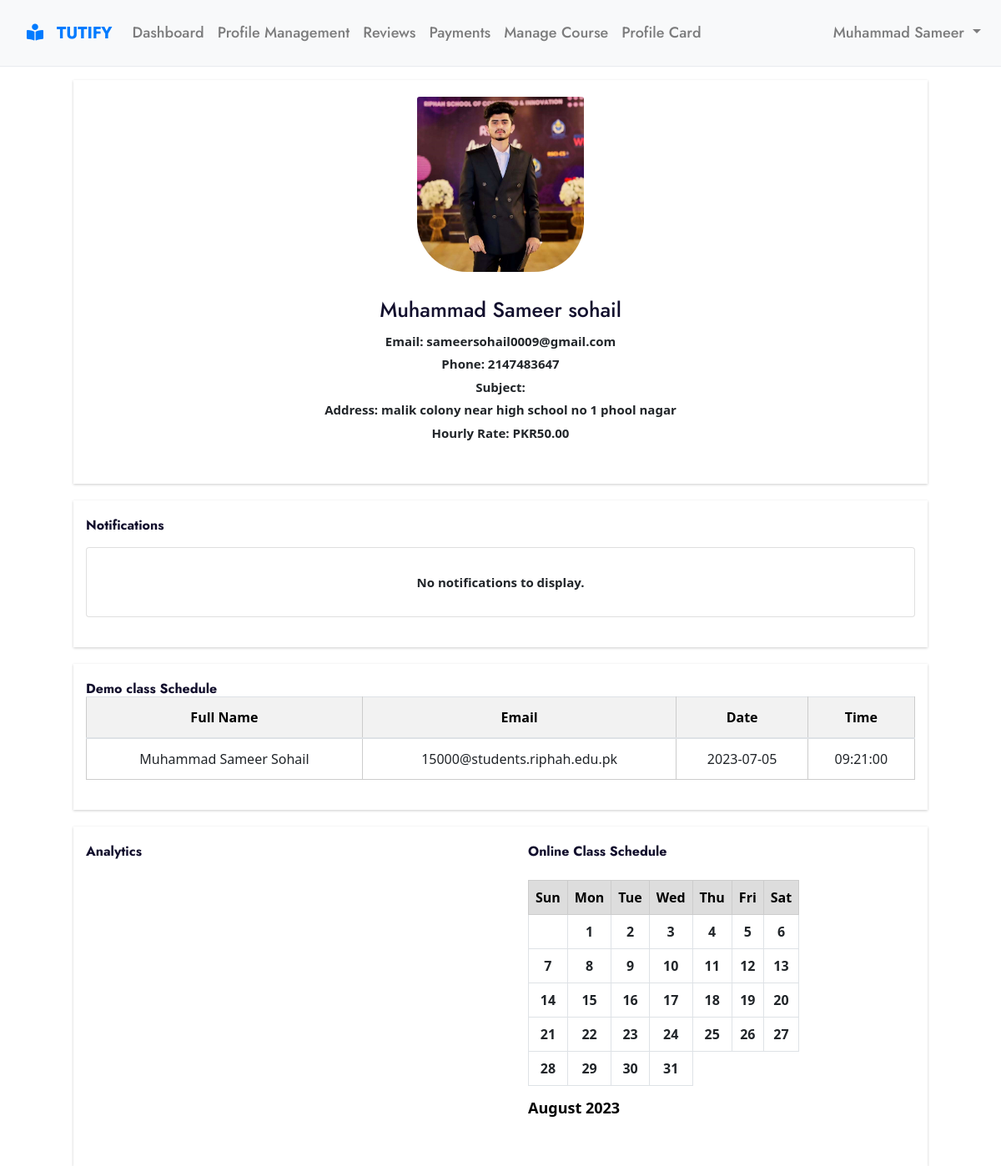
/tutor/tutor_dashboard.php (signed in), run on the app's committed database.
### tables this page shows
CREATE TABLE `users` (
  `id` int(255) NOT NULL,
  `fname` varchar(255) NOT NULL,
  `lname` varchar(255) NOT NULL,
  `phone` int(255) NOT NULL,
  `email` varchar(255) NOT NULL,
  `user_type` varchar(255) NOT NULL,
  `password` varchar(255) NOT NULL,
  `verification_code` varchar(255) DEFAULT NULL,
  `create_date` datetime NOT NULL,
  `address` varchar(255) NOT NULL,
  `postal_code` varchar(255) NOT NULL,
  `area` varchar(255) NOT NULL,
  `country` varchar(255) NOT NULL,
  `state` varchar(255) NOT NULL,
  `ehistory` varchar(255) NOT NULL,
  `experience` varchar(255) NOT NULL,
  `degree` longblob NOT NULL,
  `picture` longblob NOT NULL,
  `hourly_rate` decimal(10,2) NOT NULL,
  `reset_token` varchar(255) DEFAULT NULL,
  `unique_id` varchar(255) NOT NULL
);

CREATE TABLE `bookings` (
  `id` int(11) NOT NULL,
  `tutor_id` int(11) DEFAULT NULL,
  `full_name` varchar(255) DEFAULT NULL,
  `email` varchar(255) DEFAULT NULL,
  `date` date DEFAULT NULL,
  `time` time DEFAULT NULL
);

### tutor/tutor_dashboard.php (the view, shortened to what this page needs)
<?php
include('../dbcon.php');
$user_id = $_SESSION['id'];
$sql = "SELECT * FROM users WHERE id = '$user_id'";
$result = mysqli_query($con, $sql);
$demoClassSql = "SELECT full_name, email, date, time FROM bookings WHERE tutor_id = '$user_id' ORDER BY date ASC";
$demoClassResult = mysqli_query($con, $demoClassSql);
?>
<!DOCTYPE html>
<html lang="en">
<head>
</head>
<body>
  <?php include('./t_head.php'); ?>
  <?php include('./t_header.php'); ?>
  <div class="container my-3">
    <div class="row">
      <?php while ($row = mysqli_fetch_assoc($result)): ?>
        <div class="col-md-12">
            <img class="card-img-top" style="width:200px" src="../uploads/<?php echo $row['picture']; ?>" alt="Profile Picture ">
            <div class="card-body">
              <h5 class="card-title"><?php echo $row['fname'] . ' ' . $row['lname']; ?></h5>
              <p class="card-text">Email: <?php echo $row['email']; ?></p>
              <p class="card-text">Phone: <?php echo $row['phone']; ?></p>
              <p class="card-text">Subject: <?php echo $row['Subject']; ?></p>
              <p class="card-text">Address: <?php echo $row['address']; ?></p>
              <p class="card-text">Hourly Rate: PKR<?php echo $row['hourly_rate']; ?></p>
            </div>
        </div>
      <?php endwhile; ?>
    </div>
</div>
  <div class="container">
    <h2>Notifications</h2>
    <?php
    $user_name = $_SESSION['user_name'];
    $sql = "SELECT * FROM notifications WHERE user_name = '$user_name' AND is_read = 0 ORDER BY created_at DESC";
    $result = mysqli_query($con, $sql);
    ?>
    <div class="row">
      <div class="col-sm">
        <div class="card my-3">
          <div class="card-body">
            <?php if (mysqli_num_rows($result) == 0): ?>
              <p class="card-text">No notifications to display.</p>
            <?php endif; ?>
          </div>
        </div>
      </div>
    </div>
  </div>
<div class="container">
    <h2>Demo class Schedule</h2>
    <div class="row">
      <div class="col-sm">
        <?php
        if (mysqli_num_rows($demoClassResult) > 0) {
          echo "<table class='table'>
                  <thead>
                    <tr>
                      <th>Full Name</th>
                      <th>Email</th>
                      <th>Date</th>
                      <th>Time</th>
                    </tr>
                  </thead>
                  <tbody>";
          while ($demoClassRow = mysqli_fetch_assoc($demoClassResult)) {
            echo "<tr>
                    <td>" . $demoClassRow['full_name'] . "</td>
                    <td>" . $demoClassRow['email'] . "</td>
                    <td>" . $demoClassRow['date'] . "</td>
                    <td>" . $demoClassRow['time'] . "</td>
                  </tr>";
          }
          echo "</tbody>
                </table>";
        } else {
          echo "<p>No demo class bookings found.</p>";
        }
        ?>
      </div>
    </div>
  </div>
   <div class="container">
    <div class="row">
        <div class="col">
            <h2>Analytics</h2>
            <div id="analytics">
                <div id="piechart" style="width: 500px; height: 300px;"></div>
            </div>
        </div>
        <div class="col">
            <h2>Online Class Schedule</h2>
            <br>
            <div class="row">
                <div class="col-sm">
                    <?php include('calender.php'); ?>
                </div>
            </div>
        </div>
    </div>
</div>
</body>
</html>

### css/t_dash_style.css (style rules this page uses)
body { background-color: #f4f4f4; font-family: Arial, sans-serif; font-size: 16px; }
.container { background-color: #fff; padding: 20px; margin-top: 20px; align-items: center; box-shadow: 0px 1px 3px rgba(0, 0, 0, 0.2); animation: fadeIn 0.5s ease-in-out; }
.card-img-top { width: 200px; display: block; margin: 0 auto; border-radius: 60px; }
.card-title { font-size: 25px; font-weight: bold; text-align: center; margin-bottom: 10px; }
.card-text { font-size: 15px; margin-bottom: 5px; text-align: center; font-weight: bold; }
.table td, .table th { padding: 8px; }
.table thead th { color: #000; font-weight: bold; background-color: #f2f2f2; }
.card-body { margin: 10px; }

### css/nav_style.css (style rules this page uses)
body { background-color: #ffffff; font-family: Arial, sans-serif; }
.card-title { font-weight: bold; margin-bottom: 10px; }

### css/calender_styles.css (style rules this page uses)
table { border-collapse: collapse; width: 5%; }
th { background-color: #ddd; border: 1px solid #ccc; font-weight: normal; padding: 0.5em; text-align: center; }
td { border: 1px solid #ccc; padding: 0.5em; text-align: center; }

### data on the page
users: picture (picture), fname "Muhammad Sameer", lname "sohail", email "sameersohail0009@gmail.com", phone "2147483647", address "malik colony near high school no 1 phool nagar", hourly_rate "50.00"
bookings: full_name "Muhammad Sameer Sohail", email "15000@students.riphah.edu.pk", date "2023-07-05", time "09:21:00"

### other printed values
$_SESSION["user_name"] "Muhammad Sameer"
$monthName "August"
$year "2023"
